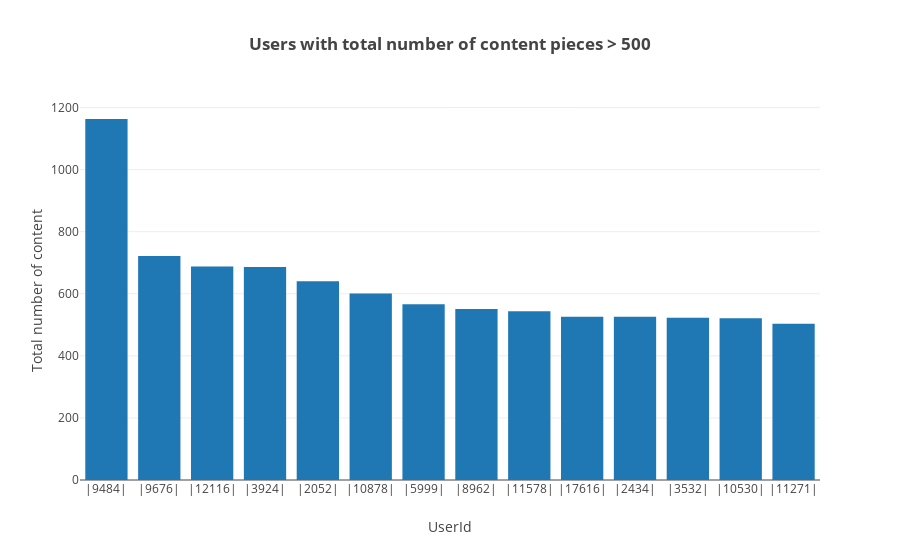

The notebook cell saved with this chart:
### Code cell
# displaying users with total content greater than 500 using a bar chart
data = [go.Bar(x=content_pieces_500.index.map(lambda x: "|"+str(x)+"|"),
               y=content_pieces_500.values)]
layout = go.Layout(title='<b>Users with total number of content pieces > 500</b>',
                   xaxis={'title': "UserId"}, yaxis={'title': "Total number of content"})
plot = go.Figure(data=data, layout=layout)
plt.iplot(plot)

### Figure 1 — Plotly figure (JSON) as saved in the notebook; plotly's stock layout.template omitted (floating-point values rounded to 4 significant figures)
{"data": [{"type": "bar", "uid": "87cb86f4-b0c0-11e8-b3b5-9801a7b5fa79", "x": ["|9484|", "|9676|", "|12116|", "|3924|", "|2052|", "|10878|", "|5999|", "|8962|", "|11578|", "|17616|", "|2434|", "|3532|", "|10530|", "|11271|"], "y": [1163, 722, 688, 686, 640, 601, 566, 551, 544, 526, 526, 523, 521, 503]}], "layout": {"title": "<b>Users with total number of content pieces > 500</b>", "xaxis": {"title": "UserId"}, "yaxis": {"title": "Total number of content"}}}
